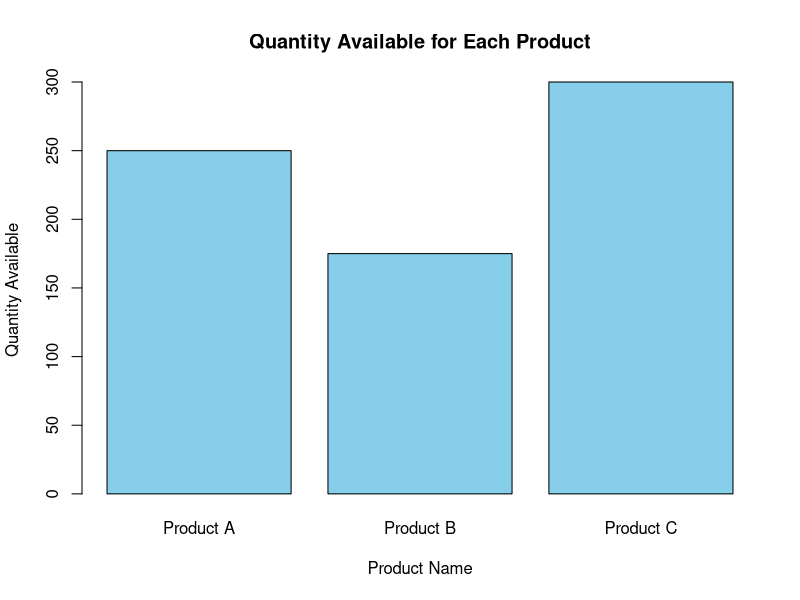

Recreate this plot in R.
# Create dataset
product <- c("Product A", "Product B", "Product C")
quantity <- c(250, 175, 300)

# Bar Chart
barplot(
  quantity,
  names.arg = product,
  col = "skyblue",
  xlab = "Product Name",
  ylab = "Quantity Available",
  main = "Quantity Available for Each Product"
)
